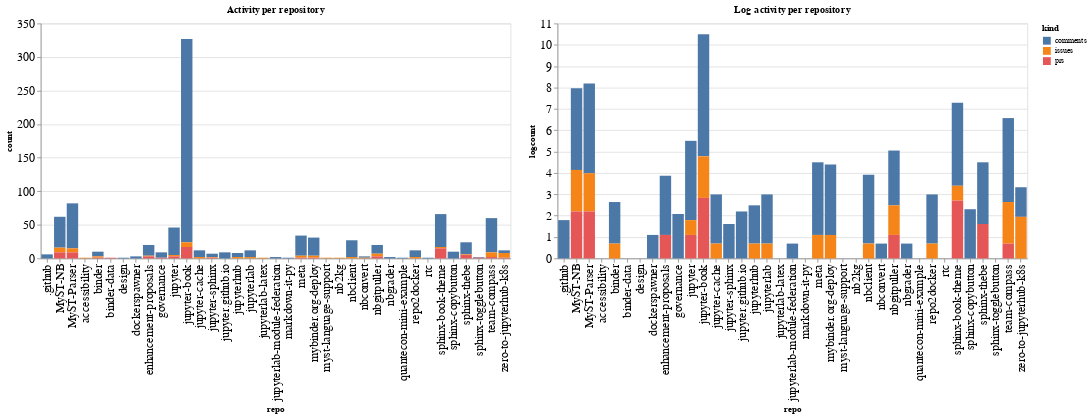

The notebook cell this image was saved under:
### Code cell
ch1 = alt.Chart(repo_summaries, width=600, title="Activity per repository").mark_bar().encode(
    x='repo',
    y='count',
    color='kind',
    tooltip="kind"
)

ch2 = alt.Chart(repo_summaries, width=600, title="Log activity per repository").mark_bar().encode(
    x='repo',
    y='logcount',
    color='kind',
    tooltip="kind"
)

ch1 | ch2

### Figure 1 — Vega-Lite specification as saved in the notebook (floating-point values rounded to 4 significant figures)
{"config": {"axisLeft": {"labelFontSize": 15}, "axisBottom": {"labelFontSize": 15}}, "hconcat": [{"mark": "bar", "encoding": {"color": {"type": "nominal", "field": "kind"}, "tooltip": {"type": "nominal", "field": "kind"}, "x": {"type": "nominal", "field": "repo"}, "y": {"type": "quantitative", "field": "count"}}, "title": "Activity per repository", "width": 600}, {"mark": "bar", "encoding": {"color": {"type": "nominal", "field": "kind"}, "tooltip": {"type": "nominal", "field": "kind"}, "x": {"type": "nominal", "field": "repo"}, "y": {"type": "quantitative", "field": "logcount"}}, "title": "Log activity per repository", "width": 600}], "data": {"name": "data-801a766f82b209d412761f1b86ccea81"}, "$schema": "https://vega.github.io/schema/vega-lite/v4.8.1.json", "datasets": {"data-801a766f82b209d412761f1b86ccea81": [{"repo": ".github", "kind": "comments", "count": 6, "logcount": 1.792}, {"repo": "MyST-NB", "kind": "comments", "count": 46, "logcount": 3.829}, {"repo": "MyST-NB", "kind": "issues", "count": 7, "logcount": 1.946}, {"repo": "MyST-NB", "kind": "prs", "count": 9, "logcount": 2.197}, {"repo": "MyST-Parser", "kind": "comments", "count": 67, "logcount": 4.205}, {"repo": "MyST-Parser", "kind": "issues", "count": 6, "logcount": 1.792}, {"repo": "MyST-Parser", "kind": "prs", "count": 9, "logcount": 2.197}, {"repo": "accessibility", "kind": "issues", "count": 1, "logcount": 0.0}, {"repo": "binder", "kind": "comments", "count": 7, "logcount": 1.946}, {"repo": "binder", "kind": "issues", "count": 2, "logcount": 0.6931}, {"repo": "binder", "kind": "prs", "count": 1, "logcount": 0.0}, {"repo": "binder-data", "kind": "prs", "count": 1, "logcount": 0.0}, {"repo": "design", "kind": "comments", "count": 1, "logcount": 0.0}, {"repo": "dockerspawner", "kind": "comments", "count": 3, "logcount": 1.099}, {"repo": "enhancement-proposals", "kind": "comments", "count": 16, "logcount": 2.773}, {"repo": "enhancement-proposals", "kind": "issues", "count": 1, "logcount": 0.0}, {"repo": "enhancement-proposals", "kind": "prs", "count": 3, "logcount": 1.099}, {"repo": "governance", "kind": "comments", "count": 8, "logcount": 2.079}, {"repo": "governance", "kind": "prs", "count": 1, "logcount": 0.0}, {"repo": "jupyter", "kind": "comments", "count": 41, "logcount": 3.714}, {"repo": "jupyter", "kind": "issues", "count": 2, "logcount": 0.6931}, {"repo": "jupyter", "kind": "prs", "count": 3, "logcount": 1.099}, {"repo": "jupyter-book", "kind": "comments", "count": 303, "logcount": 5.714}, {"repo": "jupyter-book", "kind": "issues", "count": 7, "logcount": 1.946}, {"repo": "jupyter-book", "kind": "prs", "count": 17, "logcount": 2.833}, {"repo": "jupyter-cache", "kind": "comments", "count": 10, "logcount": 2.303}, {"repo": "jupyter-cache", "kind": "issues", "count": 2, "logcount": 0.6931}, {"repo": "jupyter-sphinx", "kind": "comments", "count": 5, "logcount": 1.609}, {"repo": "jupyter-sphinx", "kind": "issues", "count": 1, "logcount": 0.0}, {"repo": "jupyter-sphinx", "kind": "prs", "count": 1, "logcount": 0.0}, {"repo": "jupyter.github.io", "kind": "comments", "count": 9, "logcount": 2.197}, {"repo": "jupyterhub", "kind": "comments", "count": 6, "logcount": 1.792}, {"repo": "jupyterhub", "kind": "issues", "count": 2, "logcount": 0.6931}, {"repo": "jupyterlab", "kind": "comments", "count": 10, "logcount": 2.303}, {"repo": "jupyterlab", "kind": "issues", "count": 2, "logcount": 0.6931}, {"repo": "jupyterlab-latex", "kind": "issues", "count": 1, "logcount": 0.0}, {"repo": "jupyterlab-module-federation", "kind": "comments", "count": 2, "logcount": 0.6931}, {"repo": "markdown-it-py", "kind": "comments", "count": 1, "logcount": 0.0}, {"repo": "meta", "kind": "comments", "count": 30, "logcount": 3.401}, {"repo": "meta", "kind": "issues", "count": 3, "logcount": 1.099}, {"repo": "meta", "kind": "prs", "count": 1, "logcount": 0.0}, {"repo": "mybinder.org-deploy", "kind": "comments", "count": 27, "logcount": 3.296}, {"repo": "mybinder.org-deploy", "kind": "issues", "count": 3, "logcount": 1.099}, {"repo": "mybinder.org-deploy", "kind": "prs", "count": 1, "logcount": 0.0}, {"repo": "myst-language-support", "kind": "issues", "count": 1, "logcount": 0.0}, {"repo": "nb2kg", "kind": "issues", "count": 1, "logcount": 0.0}, {"repo": "nbclient", "kind": "comments", "count": 25, "logcount": 3.219}, {"repo": "nbclient", "kind": "issues", "count": 2, "logcount": 0.6931}, {"repo": "nbconvert", "kind": "comments", "count": 2, "logcount": 0.6931}, {"repo": "nbconvert", "kind": "issues", "count": 1, "logcount": 0.0}, {"repo": "nbgitpuller", "kind": "comments", "count": 13, "logcount": 2.565}, {"repo": "nbgitpuller", "kind": "issues", "count": 4, "logcount": 1.386}, {"repo": "nbgitpuller", "kind": "prs", "count": 3, "logcount": 1.099}, {"repo": "nbgrader", "kind": "comments", "count": 2, "logcount": 0.6931}, {"repo": "quantecon-mini-example", "kind": "comments", "count": 1, "logcount": 0.0}, {"repo": "repo2docker", "kind": "comments", "count": 10, "logcount": 2.303}, {"repo": "repo2docker", "kind": "issues", "count": 2, "logcount": 0.6931}, {"repo": "rtc", "kind": "comments", "count": 1, "logcount": 0.0}, {"repo": "sphinx-book-theme", "kind": "comments", "count": 49, "logcount": 3.892}, {"repo": "sphinx-book-theme", "kind": "issues", "count": 2, "logcount": 0.6931}, {"repo": "sphinx-book-theme", "kind": "prs", "count": 15, "logcount": 2.708}, {"repo": "sphinx-copybutton", "kind": "comments", "count": 10, "logcount": 2.303}, {"repo": "sphinx-thebe", "kind": "comments", "count": 18, "logcount": 2.89}, {"repo": "sphinx-thebe", "kind": "issues", "count": 1, "logcount": 0.0}, {"repo": "sphinx-thebe", "kind": "prs", "count": 5, "logcount": 1.609}, {"repo": "sphinx-togglebutton", "kind": "comments", "count": 1, "logcount": 0.0}, {"repo": "sphinx-togglebutton", "kind": "prs", "count": 1, "logcount": 0.0}, {"repo": "team-compass", "kind": "comments", "count": 51, "logcount": 3.932}, {"repo": "team-compass", "kind": "issues", "count": 7, "logcount": 1.946}, {"repo": "team-compass", "kind": "prs", "count": 2, "logcount": 0.6931}, {"repo": "zero-to-jupyterhub-k8s", "kind": "comments", "count": 4, "logcount": 1.386}, {"repo": "zero-to-jupyterhub-k8s", "kind": "issues", "count": 7, "logcount": 1.946}, {"repo": "zero-to-jupyterhub-k8s", "kind": "prs", "count": 1, "logcount": 0.0}]}}
